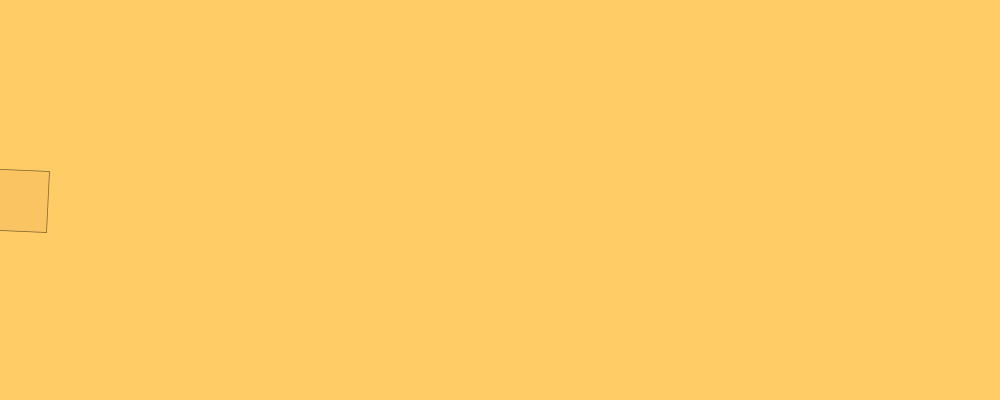
Frame 1 (no input)
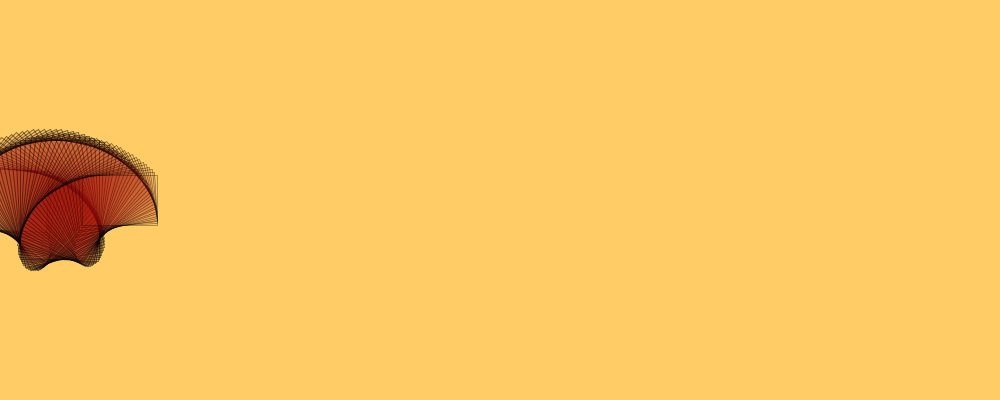
Frame 60 (the mouse pressed at the canvas centre just before this capture)
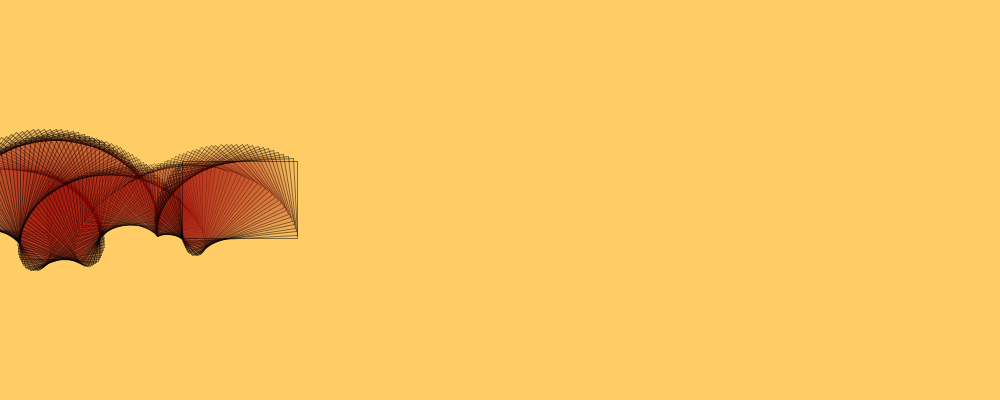
Frame 120 (the mouse held since frame 60 and released just before this capture)

The Processing sketch that drew these frames (run headless with seeded random() and noise(); from frame 60 on, the mouse is pressed at the canvas centre):

// Processing sketch: processing_49867
// ── processing_49867.pde

void setup () {
 size(1000, 400);
 background(#ffcc66,20);
 smooth();
}//closes setup

void draw () {
  translate (frameCount*2, 200);
  rotate(radians(frameCount*3));
  float sclSize = sin (radians(frameCount*3.5));
  scale (map (sclSize, -1, 1, .5, 1));
  drawFigure ();
}// closes draw

void drawFigure () {
  fill(#990000, 10);
  stroke(0, 0, 0, 128);
  rect(-60, -40, 120, 80);
}

                
                                
